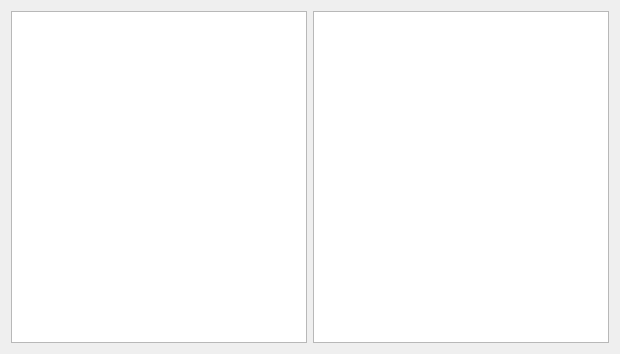
<?xml version="1.0" encoding="UTF-8"?>
<ui version="4.0">
 <class>OrdersForm</class>
 <widget class="QWidget" name="OrdersForm">
  <property name="geometry">
   <rect>
    <x>0</x>
    <y>0</y>
    <width>620</width>
    <height>354</height>
   </rect>
  </property>
  <property name="windowTitle">
   <string>Form</string>
  </property>
  <layout class="QGridLayout" name="gridLayout">
   <item row="0" column="0">
    <widget class="QTableView" name="ordersTabel"/>
   </item>
   <item row="0" column="1">
    <widget class="QListView" name="listView"/>
   </item>
  </layout>
 </widget>
 <resources/>
 <connections/>
</ui>
